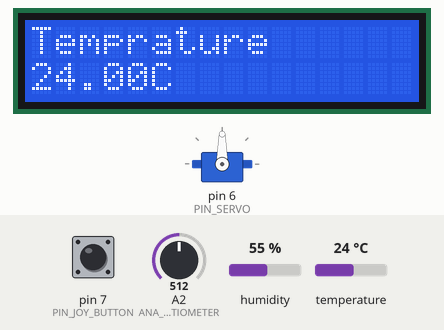
Bench run of a sketch on a simulated Arduino Uno, built with avr-gcc and run on an emulated ATmega328P. Parts: 16×2 character LCD, servo. The inputs (shaded band) are chosen by the test bench; at power-on: pin 7 (PIN_JOY_BUTTON) HIGH, A2 (ANA_POTENTIOMETER) = 512, temperature 24 °C, humidity 55 %.

Above: at 1.2 s.
1.3 s: pin 7 (PIN_JOY_BUTTON) pulled LOW for 0.15 s
At 1.37 s:
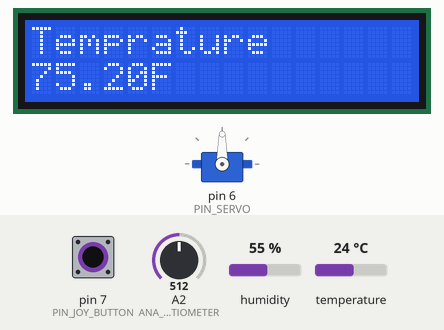
2.9 s: A2 (ANA_POTENTIOMETER) set to 716
At 4.1 s:
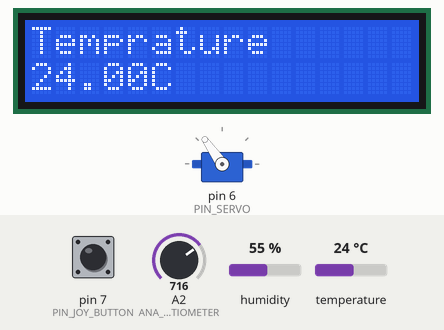
4.4 s: A2 (ANA_POTENTIOMETER) set to 900
At 5.2 s:
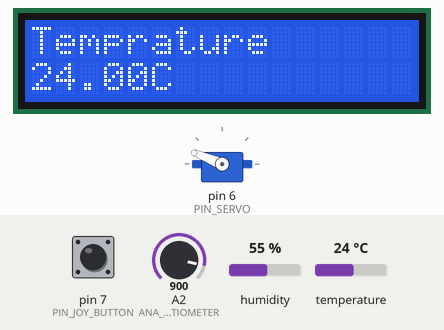
5.9 s: temperature set to 12 °C
At 8.2 s:
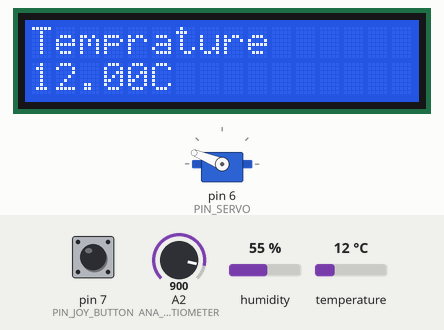
8.5 s: pin 7 (PIN_JOY_BUTTON) pulled LOW for 1 s
At 9.3 s:
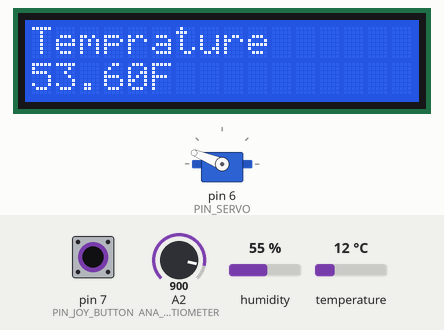
11.0 s: A2 (ANA_POTENTIOMETER) set to 1023
At 11.5 s:
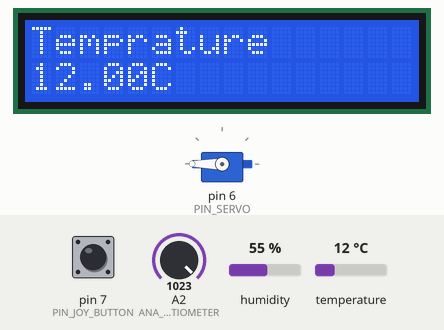
Timing chart, 0 to 13.5 s (numbered marks = the images above; inputs shaded):
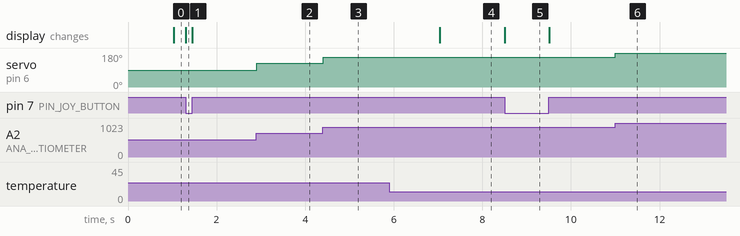

Measured:
- after the input at 1.3 s, the display: changes at once (image 1)
- after the input at 2.9 s, servo on pin 6 (PIN_SERVO): 90° → 125° at once
- after the input at 4.4 s, servo on pin 6 (PIN_SERVO): 125° → 158° at once
- after the input at 5.9 s, the display: changes after 1.1 s (image 4)
- after the input at 8.5 s, the display: changes at once (image 5)
- after the input at 11.0 s, servo on pin 6 (PIN_SERVO): 158° → 180° at once

The sketch:

Servo_Rotation_Temprature.ino
```cpp
#include <ezButton.h>
#include <Servo.h>
#include <LiquidCrystal.h>
#include <DHT.h>

#define PIN_DHT 8
#define PIN_LCD_CONTRAST 9 // lcd对比度pin
#define PIN_LCD_BRIGHTNESS 10   // lcd亮度pin
#define PIN_SERVO 6
#define PIN_JOY_BUTTON 7
#define ANA_JOY_X A0
#define ANA_JOY_Y A1
#define ANA_POTENTIOMETER A2

DHT dht(PIN_DHT, DHT11);
LiquidCrystal lcd(12, 11, 5, 4, 3, 2); // see the markdown file
Servo servo;
ezButton joyButton(PIN_JOY_BUTTON);

unsigned long iTime;
float tempC, tempF;

void setup() {
    dht.begin();
    lcd.begin(16, 2); // 16x2 LCD
    servo.attach(PIN_SERVO);

    analogWrite(PIN_LCD_CONTRAST, 0); // 低对比度下字体可以被显示出来
    analogWrite(PIN_LCD_BRIGHTNESS, 255); // 点亮屏幕
}

void loop() {
    joyButton.loop(); // ezButton要求loop

    // 控制舵机转向
    servo.write(map(analogRead(ANA_POTENTIOMETER), 0, 1023, 0, 180));

    // 隔一秒测一次温
    unsigned long iCur = millis();
    if (iCur - iTime >= 1000) {
        iTime = iCur;
        tempC = dht.readTemperature();
        tempF = dht.readTemperature(true);
    }

    // 长按显示华氏温度，松开显示摄氏温度
    lcd.setCursor(0, 0);
    lcd.print("Temprature");
    lcd.setCursor(0, 1);
    if (joyButton.getState() == HIGH) {
        lcd.print(tempC);
        lcd.print("C");
    } else {
        lcd.print(tempF);
        lcd.print("F");
    }
}
```
